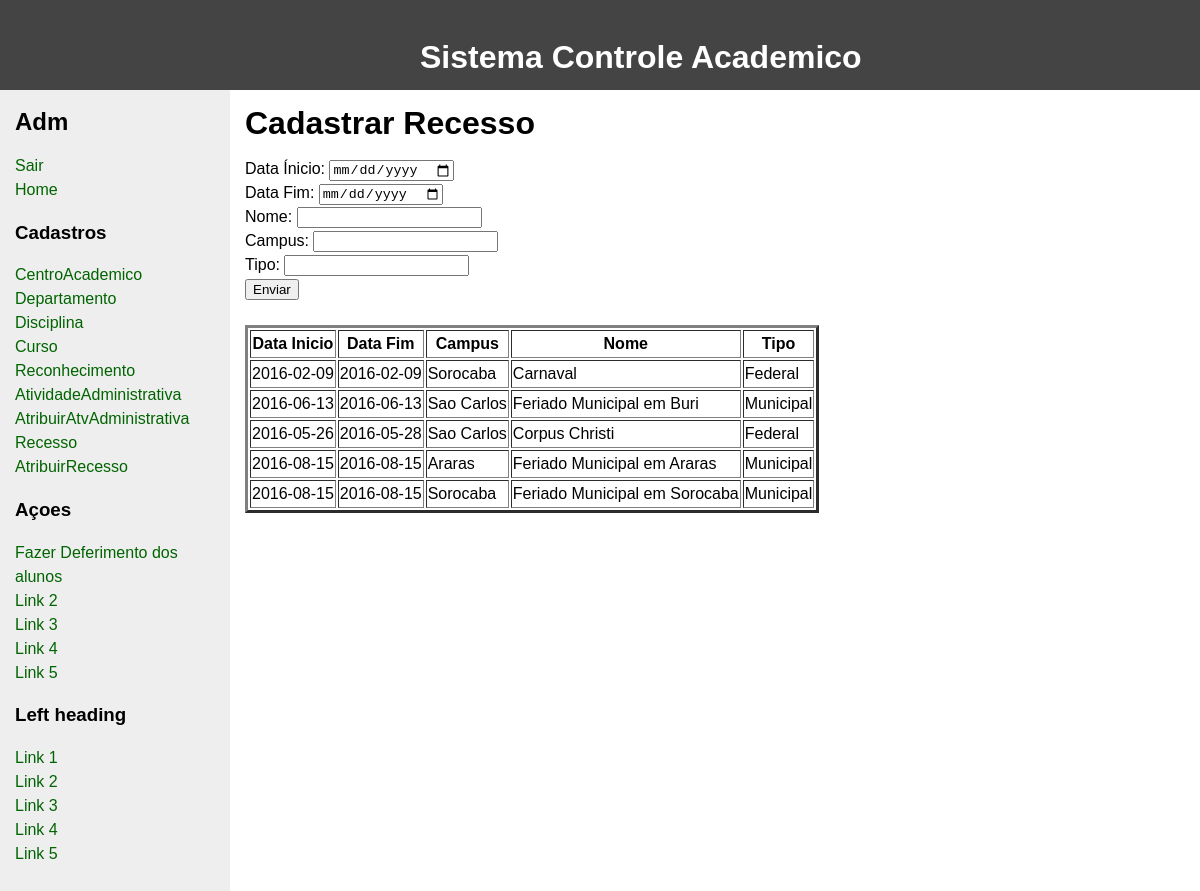
Screenshot of /LabBDinterface-master/criarRecesso.php with the database file from the repository.
### tables this page shows
CREATE TABLE recesso(
    id_recesso INT NOT NULL AUTO_INCREMENT,
    data_inicio DATE,
    data_fim DATE,
    campus CHAR(255),
    nome CHAR(255),
    tipo CHAR(9),
    constraint pk_recesso PRIMARY KEY (id_recesso),
    constraint unique_recesso UNIQUE (data_inicio, data_fim, campus, nome)
);

### LabBDinterface-master/criarRecesso.php (the view, shortened to what this page needs)
<!DOCTYPE html>
<html>
 <head>
    <div class id=head>
    <b> Sistema Controle Academico </b>
    </div>
    </head>
 <body>
   <div id="wrapper">
     <main>
       <div id="content">
         <div class="innertube">
           <h1>Cadastrar Recesso</h1>
           <p >
             <form action="criarRecesso.php" method="post" align=”center”>
             Data Ínicio: <input type="date" name="dinicio" /><br>
             Data Fim:  <input type="date" name="dfim"/><br>
             Nome:  <input type="text" name="nome"/><br>
             Campus:  <input type="text" name="campus"/><br>
             Tipo:  <input type="text" name="tipo"/><br>
             <input type="submit" value="Enviar" name="submit">
             </form>
             <?php
             $host     = "localhost";
             $port     = 3306;
             $socket   = "";
             $user     = "root";
             $password = "";
             $dbname   = "labbd";
             $con = new mysqli($host, $user, $password, $dbname, $port, $socket)
                     or die ('Could not connect to the database server' . mysqli_connect_error());
             $sql = "SELECT * FROM recesso";
             $result = $con->query($sql);
             echo "<br>";
             echo "<table border=3>";
             echo "<th> Data Inicio</th>  <th> Data Fim</th> <th> Campus </th> <th> Nome</th> <th> Tipo</th>";
             if ($result->num_rows > 0) {
                 while($row = $result->fetch_assoc()) {
                   echo "<tr>";
                     echo "<td>" ;
                     echo  $row["data_inicio"];
                     echo "</td>";
                     echo "<td>" ;
                     echo $row["data_fim"];
                     echo "</td>";
                     echo "<td>" ;
                     echo $row["campus"];
                     echo "</td>";
                     echo "<td>" ;
                     echo $row["nome"];
                     echo "</td>";
                     echo "<td>" ;
                     echo $row["tipo"];
                     echo "</td>";
                   echo "</tr>";
                 }
             echo "</table>";
             } else {
                 echo "0 results";
             }
          ?>
           </p>
         </div>
       </div>
     </main>
<?php include("sidebarAdm.php"); ?>
   </div>
 </body>
</html>

### LabBDinterface-master/criarRecesso.php (style rules this page uses)
body { margin:0; padding:0; font-family: Sans-Serif; line-height: 1.5em; }
main { padding-bottom: 10010px; margin-bottom: -10000px; float: left; width: 100%; }
#wrapper { overflow: hidden; }
#content { margin-left: 230px; }
.innertube { margin: 15px; margin-top: 0; }
p { color: #555; }
b { color: white; font-family: Sans-Serif; font-size: 200%; position: absolute; left: 35%; top: 5% }
#head { height: 90px; background: #444; }

### rows the page displays
recesso: data_inicio "2016-02-09", data_fim "2016-02-09", campus "Sorocaba", nome "Carnaval", tipo "Federal"
recesso: data_inicio "2016-06-13", data_fim "2016-06-13", campus "Sao Carlos", nome "Feriado Municipal em Buri", tipo "Municipal"
recesso: data_inicio "2016-05-26", data_fim "2016-05-28", campus "Sao Carlos", nome "Corpus Christi", tipo "Federal"
recesso: data_inicio "2016-08-15", data_fim "2016-08-15", campus "Araras", nome "Feriado Municipal em Araras", tipo "Municipal"
recesso: data_inicio "2016-08-15", data_fim "2016-08-15", campus "Sorocaba", nome "Feriado Municipal em Sorocaba", tipo "Municipal"
